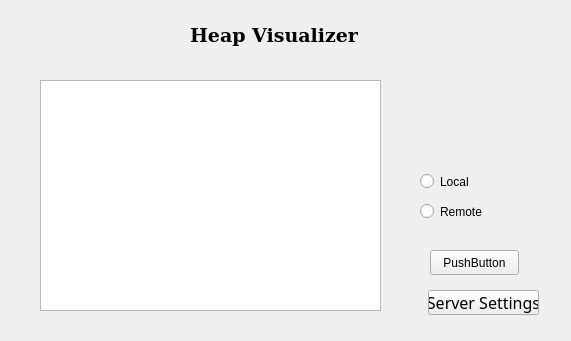
<?xml version="1.0" encoding="UTF-8"?>
<ui version="4.0">
 <class>MainWindow</class>
 <widget class="QMainWindow" name="MainWindow">
  <property name="geometry">
   <rect>
    <x>0</x>
    <y>0</y>
    <width>571</width>
    <height>341</height>
   </rect>
  </property>
  <property name="windowTitle">
   <string>MainWindow</string>
  </property>
  <widget class="QWidget" name="centralWidget">
   <widget class="QLabel" name="label">
    <property name="geometry">
     <rect>
      <x>190</x>
      <y>20</y>
      <width>171</width>
      <height>31</height>
     </rect>
    </property>
    <property name="font">
     <font>
      <family>DejaVu Serif</family>
      <pointsize>14</pointsize>
      <weight>75</weight>
      <bold>true</bold>
     </font>
    </property>
    <property name="text">
     <string>Heap Visualizer</string>
    </property>
   </widget>
   <widget class="QPushButton" name="serverSettingsBtn">
    <property name="geometry">
     <rect>
      <x>428</x>
      <y>290</y>
      <width>111</width>
      <height>25</height>
     </rect>
    </property>
    <property name="font">
     <font>
      <family>Sahadeva</family>
      <pointsize>12</pointsize>
     </font>
    </property>
    <property name="text">
     <string>Server Settings</string>
    </property>
   </widget>
   <widget class="QRadioButton" name="localBtn">
    <property name="geometry">
     <rect>
      <x>420</x>
      <y>170</y>
      <width>112</width>
      <height>23</height>
     </rect>
    </property>
    <property name="text">
     <string>Local</string>
    </property>
   </widget>
   <widget class="QRadioButton" name="serverBtn">
    <property name="geometry">
     <rect>
      <x>420</x>
      <y>200</y>
      <width>112</width>
      <height>23</height>
     </rect>
    </property>
    <property name="text">
     <string>Remote</string>
    </property>
   </widget>
   <widget class="QTableWidget" name="tableWidget">
    <property name="geometry">
     <rect>
      <x>40</x>
      <y>80</y>
      <width>341</width>
      <height>231</height>
     </rect>
    </property>
   </widget>
   <widget class="QPushButton" name="runBtn">
    <property name="geometry">
     <rect>
      <x>430</x>
      <y>250</y>
      <width>89</width>
      <height>25</height>
     </rect>
    </property>
    <property name="text">
     <string>PushButton</string>
    </property>
   </widget>
  </widget>
 </widget>
 <layoutdefault spacing="6" margin="11"/>
 <resources/>
 <connections/>
</ui>
